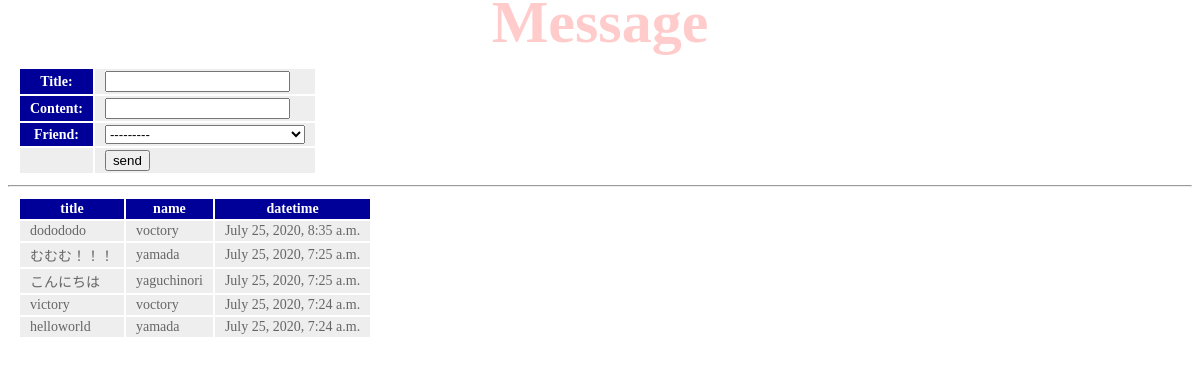
Page /hello/message/ on the committed database.
### hello/models.py (models this page shows, shortened)
class Message(models.Model):
  friend = models.ForeignKey(Friend, on_delete=models.CASCADE)
  title = models.CharField(max_length=100)
  content = models.CharField(max_length=300)
  pub_date = models.DateTimeField(auto_now_add=True)
  class Meta:
    ordering = ('pub_date',)

class Friend(models.Model):
  name = models.CharField(max_length=100, validators=[number_only])
  mail = models.EmailField(max_length=200)
  gender = models.BooleanField()
  age = models.IntegerField()
  birthday = models.DateField()
  def __str__(self):
    return '<Friend:id=' + str(self.id) + ',' + \
      self.name + '(' + str(self.age) + ')>'

### hello/views.py (the view)
# urls.py: path('message/', views.message, name='message'),
def message(request, page=1):
    if (request.method == 'POST'):
        obj = Message()
        form = MessageForm(request.POST, instance=obj)
        form.save()
    data = Message.objects.all().reverse()
    paginator = Paginator(data, 5)
    params = {
        'title': 'Message',
        'form': MessageForm(),
        'data': paginator.get_page(page),
    }
    return render(request, 'hello/message.html', params)

### hello/forms.py
class MessageForm(forms.ModelForm):
  class Meta:
    model = Message
    fields = ['title', 'content', 'friend']

### hello/templates/hello/message.html (shortened to what this page needs)
{% load static %}
<!DOCTYPE html>
<html lang="ja">
<head>
  <link rel="stylesheet" type="text/css"
    href="{% static 'hello/css/style.css' %}" />
</head>
<body>
  <h1>{{title}}</h1>
  <table>
    <form action="{% url 'message' %}" method="post">
    {{ form.as_table }}
    <tr><td></td><td><input type="submit" value="send"></td></tr>
    </form>
  </table>
  <hr>
  <table>
    <tr>
      <th>title</th>
      <th>name</th>
      <th>datetime</th>
    </tr>
  {% for item in data %}
    <tr>
      <td>{{item.title}}</td>
      <td>{{item.friend.name}}</td>
      <td>{{item.pub_date}}</td>
    </tr>
  {% endfor %}
  </table>
</body>
</html>

### hello/static/hello/css/style.css (style rules this page uses)
body { color: gray; font-size: 16px; }
h1 { color: red; opacity: 0.2; font-size: 60px; margin-top: -20px; margin-bottom: 0px; text-align: center; }
table { margin: 10px; font-size: 14px; }
table tr th { background-color: #009; color: white; padding: 2px 10px; border-width: 2px; }
table tr td { background-color: #eee; color: #666; padding: 2px 10px; border-width: 2px; }

### rows in the picture
Message: title "dodododo", friend.name "voctory", pub_date "July 25, 2020, 8:35 a.m."
Message: title "むむむ！！！", friend.name "yamada", pub_date "July 25, 2020, 7:25 a.m."
Message: title "こんにちは", friend.name "yaguchinori", pub_date "July 25, 2020, 7:25 a.m."
Message: title "victory", friend.name "voctory", pub_date "July 25, 2020, 7:24 a.m."
Message: title "helloworld", friend.name "yamada", pub_date "July 25, 2020, 7:24 a.m."
